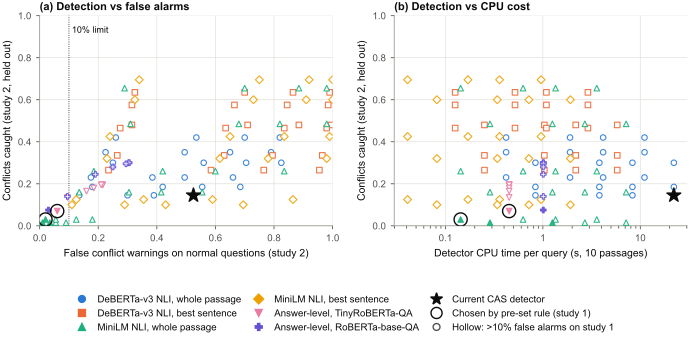

Here is the Python script that generated this plot:
"""Fig. 14 - Conflict-detector operating points: accuracy vs false alarms vs CPU cost (exploratory)."""
import json
import os

from matplotlib.lines import Line2D
from matplotlib.ticker import FuncFormatter

from _style import DOUBLE, INK, LLM_DIR, panel_title, plt, save

R = json.load(open(os.path.join(LLM_DIR, "detector_probe.json"), encoding="utf-8"))
FAMILY = {"deberta_passage": "DeBERTa-v3 NLI, whole passage", "deberta_sentence": "DeBERTa-v3 NLI, best sentence",
          "minilm_passage": "MiniLM NLI, whole passage", "minilm_sentence": "MiniLM NLI, best sentence",
          "answer-level (tinyroberta-squad2)": "Answer-level, TinyRoBERTa-QA",
          "answer-level (roberta-base-squad2)": "Answer-level, RoBERTa-base-QA"}
COLOR = dict(zip(FAMILY, ["#2a78d6", "#eb6834", "#1baf7a", "#eda100", "#e87ba4", "#6250d6"]))
MARKER = dict(zip(FAMILY, ["o", "s", "^", "D", "v", "P"]))
points = R["nli"] + R["answer_level"]
cur = R["current_cas_detector"]
chosen = [c for c in (R["chosen_nli"], R["chosen_answer_level"]) if c is not None]   # None: no setting met the rule
rows = []

fig, axes = plt.subplots(1, 2, figsize=(DOUBLE, 3.1))
for p in points:
    ok = p["s1_false_alarm"] <= 0.10
    for ax, x in ((axes[0], p["s2_false_alarm"]), (axes[1], p["s2_sec_per_query"])):
        ax.scatter(x, p["s2_recall"], s=16, marker=MARKER[p["detector"]], color=COLOR[p["detector"]],
                   facecolors=COLOR[p["detector"]] if ok else "white", linewidths=0.8, alpha=0.9, zorder=3)
    rows.append({k: v for k, v in p.items()} | {"meets_false_alarm_rule_on_study1": ok})
for ax, key in ((axes[0], "s2_false_alarm"), (axes[1], "s2_sec_per_query")):
    ax.scatter(cur[key], cur["s2_recall"], s=110, marker="*", color=INK, zorder=5)
    for c in chosen:
        ax.scatter(c[key], c["s2_recall"], s=90, facecolors="none", edgecolors=INK, linewidths=1.0, zorder=5)
    ax.set_ylim(0, 1)
    ax.set_ylabel("Conflicts caught (study 2, held out)")
    ax.grid(axis="both")
axes[0].set_xlim(0, 1)
axes[0].set_xlabel("False conflict warnings on normal questions (study 2)")
axes[0].axvline(0.10, color=INK, linewidth=0.6, linestyle=":")
axes[0].text(0.11, 0.95, "10% limit", fontsize=6.5, color=INK, va="top")
panel_title(axes[0], "a", "Detection vs false alarms")
axes[1].set_xscale("log")
axes[1].xaxis.set_major_formatter(FuncFormatter(lambda v, _: f"{v:g}"))
axes[1].set_xlabel("Detector CPU time per query (s, 10 passages)")
panel_title(axes[1], "b", "Detection vs CPU cost")
handles = [Line2D([], [], marker=MARKER[f], linestyle="", color=COLOR[f], markersize=5, label=FAMILY[f]) for f in FAMILY]
handles += [Line2D([], [], marker="*", linestyle="", color=INK, markersize=9, label="Current CAS detector"),
            Line2D([], [], marker="o", linestyle="", markerfacecolor="none", markeredgecolor=INK, markersize=8,
                   label="Chosen by pre-set rule (study 1)"),
            Line2D([], [], marker="o", linestyle="", markerfacecolor="white", markeredgecolor="#52514e", markersize=5,
                   label="Hollow: >10% false alarms on study 1")]
fig.legend(handles=handles, loc="lower center", ncol=3, bbox_to_anchor=(0.5, -0.13), columnspacing=1.0)
fig.tight_layout(rect=(0, 0.1, 1, 1), w_pad=1.5)
save(fig, "fig14_detector_tradeoff", rows)
